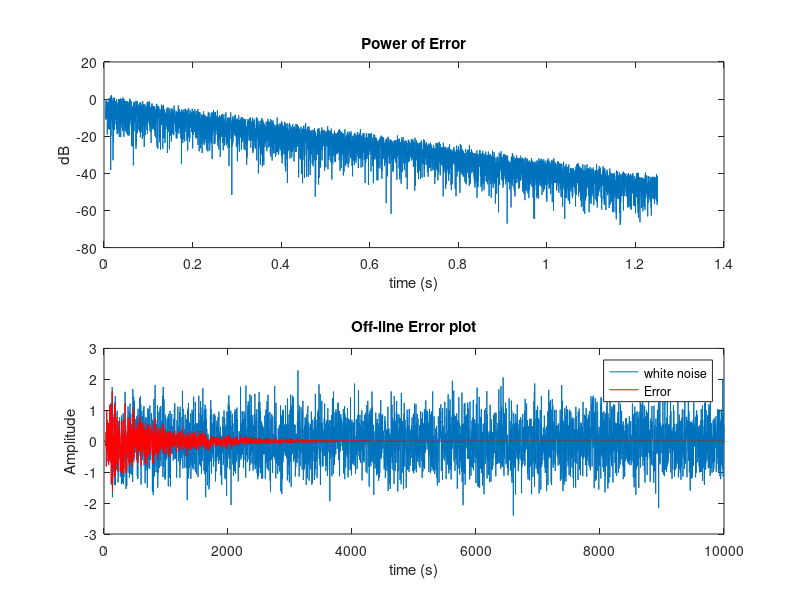
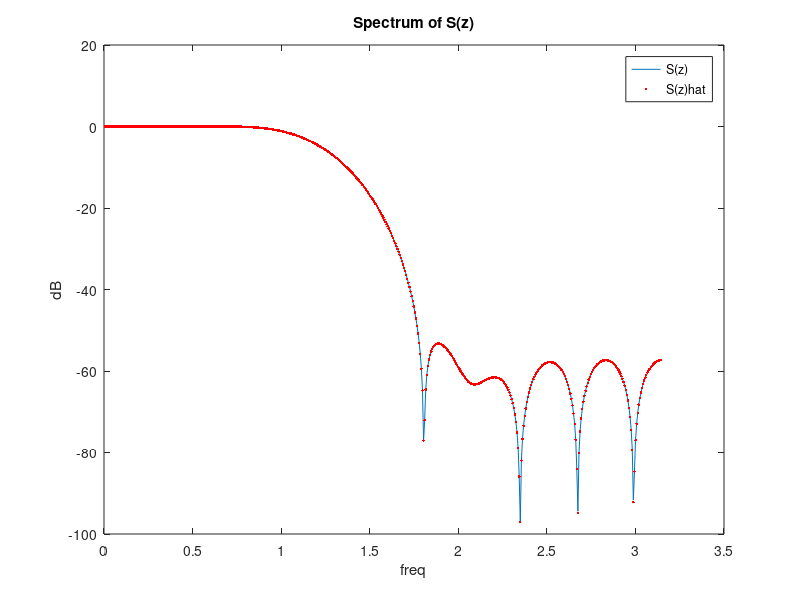
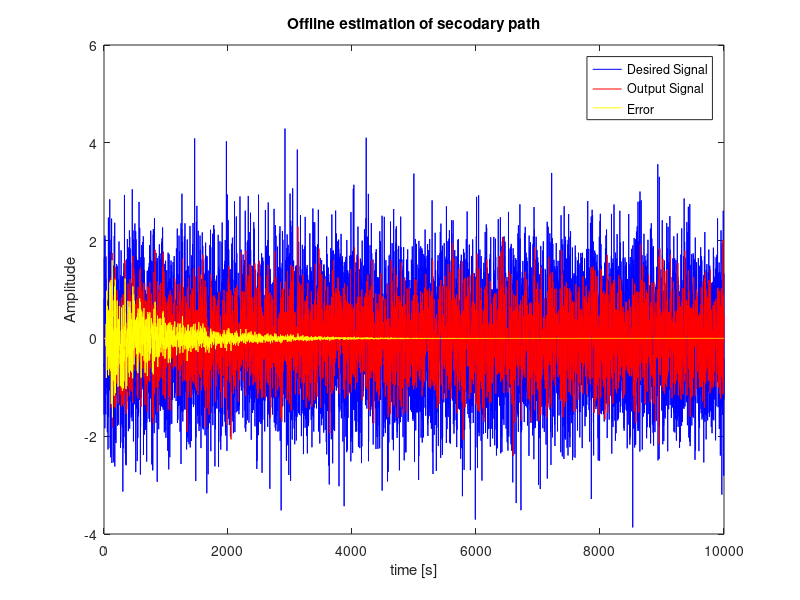
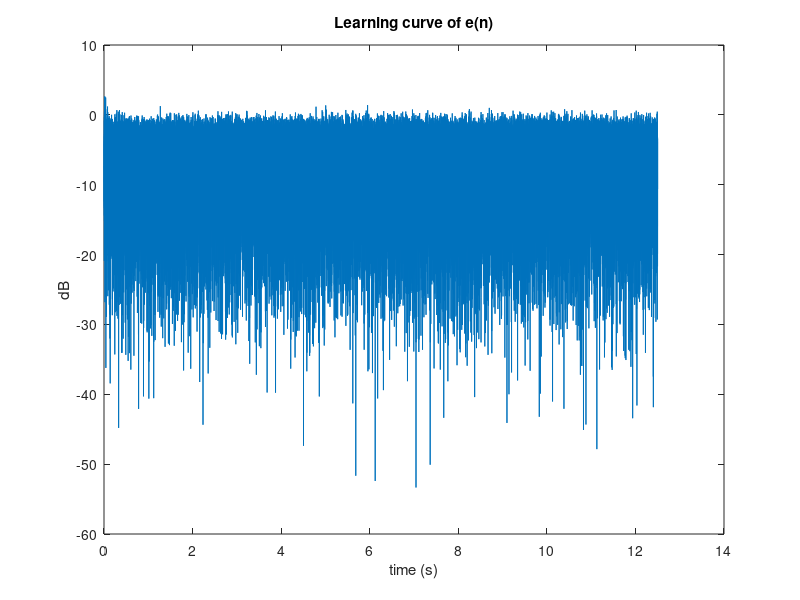

MATLAB code for these plots, in order:
%% Mustafa Oztoprak-Z1883688
%Active Noise Control VOL1
close all, clear all, clc

simulation = input('Input 0 for broadband noise only, 1 for broadband and narrowband noise: ');
play = 0; % play error signal after noise cancellation
verbose_identification = 0; % show residual error and S_hat(z) estimation accuracy

%% Parameters
N = 100000; % number of iterations
M_p = 41; % P(z) order
M = 21; % S(z) order
M_hat = 31; % S_hat(z) order
L = 51; % H(z) order (adaptive control filter)
frequencies = [0.03*pi; 0.06*pi; 0.09*pi]; % sinusoidal noise component
a_r = [2.0; 1.0; 0.5]; % DFCs 
b_r = [-1.0; -0.5; 0.1]; % DFCs
sigma_p = 0.1; % variance of uncorrelated noise affecting e(n)
sigma_w = 1.0; % variance of reference broadband noise component
mu_h = 0.0007; % stepsize of FxLMS (0.1/L = 0.02)


% fast convergence and low-order adaptive filter
% L = 21; mu_h = 0.0018; %(0.1/L = 0.048)
% firework noise when broadband only
% mu_h = 0.01999;
% firework noise when mixed
mu_h = 0.0027;


%% Filters
P = [fir1(M_p-1, 0.4)]'; % primary path P(z)
S = [fir1(M-1, 0.4)]'; % secondary path S(z)
S_hat = zeros(M_hat,1); % secondary path estimation S^(z)
h = zeros(L,1); % adaptive control filter H(z)


%% Signals (see Fig. 1)
p_0 = zeros(N,1); % primary noise
e_0 = zeros(N,1);
e_0_prime = zeros(N,1);
e = zeros(N,1);
y = zeros(N,1);
x_r_hat = zeros(N,1);
v_p = randn(N,1)*sqrt(sigma_p); % uncorrelated noise acting on the error microphone

% compute reference noise x_r(n)
x_r = randn(N,1)*sqrt(sigma_w); % broadband component
if simulation == 1
    q = length(frequencies); % number of frequencies
    time = 1:N;
    for ii = 1:q
        x_a_i = [cos(frequencies(ii)*time)]';
        x_b_i = [sin(frequencies(ii)*time)]';
        x_r = x_r + a_r(ii)*x_a_i + b_r(ii)*x_b_i;
    end
    x_r = x_r/std(x_r);
    % normalise so that the signal power in both simulation is 1
    % bandpower(x_r) == 1 in both cases
    % sqrt(var(x)?y(n)^2/var(y)), which simplifies to std(x)/std(y)
end

%% Identification of S_hat(z)
mu_s = 0.001;
omega = 1; % variance of excitation signal
N_s = 10000;
x_s = randn(N_s,1)*omega; % input noise for identification
d_s = zeros(N_s,1);
y_s = zeros(N_s,1);
e_s = zeros(N_s,1);
disp('Identifying S_hat(z)...')
for n = M_hat+1:N_s
    % compute d_s(n)
    X_s = x_s(n:-1:n-M+1);
    d_s(n) = S'*X_s;
    % compute y_s(n)
    X_s = x_s(n:-1:n-M_hat+1);
    y_s(n) = S_hat'*X_s;
    % compute e(n) and update weights
    e_s(n) = d_s(n) - y_s(n);
    S_hat = S_hat + mu_s*e_s(n)*X_s;
end
disp('Identification complete.')
Fs=8000;

figure
subplot(211);
plot(1/Fs:1/Fs:length(e_s)/Fs,10*log10(e_s));
xlabel('time (s)');
ylabel('dB');
title('Power of Error');

subplot(212);
plot(d_s);
hold on;
plot(e_s,'r');
title('Off-line Error plot');
xlabel('time (s)');
ylabel('Amplitude');
legend('white noise','Error');

[Hs ws]=freqz(S,1);
[Hes wes]=freqz(S_hat,1);
figure
plot(pi/512:pi/512:pi,20*log10(abs(Hs)));
hold on 
plot(pi/512:pi/512:pi,20*log10(abs(Hes)),'r.');
xlabel('freq');
ylabel('dB');
title('Spectrum of S(z)');
legend('S(z)','S(z)hat')
 figure
 plot(x_s);
 hold on 
plot(d_s)
hold on
plot(e_s)
lines =findall(gcf,'type','line');
set(lines(1),'color','yellow');
  set(lines(2),'color','red');
  set(lines(3),'color','blue');
  title('Offline estimation of secodary path');
xlabel('time [s]');
ylabel('Amplitude');
legend('Desired Signal','Output Signal','Error')
%% Algorithm (conventional broadband ANC)
first_sample = max([M_p, M, L, M_hat]);
for n = first_sample:N
    % compute primary noise p_0(n)
    X_r = x_r(n:-1:n-M_p+1);
    p_0(n) = P'*X_r;
    
    % compute y(n)
    X_r = x_r(n:-1:n-L+1);
    y(n) = h'*X_r;
    
    e_0(n) = p_0(n) - y(n);
    
    % compute e_0_prime(n)
    E_0 = e_0(n:-1:n-M+1);
    e_0_prime(n) = S'*E_0;
    
    e(n) = e_0_prime(n) + v_p(n); % add (uncorrelated) measurement noise
    
    % compute reference signal
    X_r = x_r(n:-1:n-M_hat+1);
    x_r_hat(n) = S_hat'*X_r;
    
    % update filter
    X_r_hat = x_r_hat(n:-1:n-L+1);
    h = h + mu_h*e(n)*X_r_hat;
    
    if e(n) > 5 % diverging
       disp(['out at ', num2str(n)]), return
    end
end

figure

plot(1/Fs:1/Fs:N/Fs,10*log10(e))
title('Learning curve of e(n)');    
xlabel('time (s)');
ylabel('dB');



%{d
figure
res_pow = e(first_sample:end).^2;
res_pow(res_pow < sigma_p/100) = sigma_p/100;
subplot(211), plot(20*log10(res_pow))
xlabel('time'), ylabel('dB'), title('Residual noise power')
subplot(212), plot(e(first_sample:end))
xlabel('time'), ylabel('linear'), title('Residual noise')
%}

 figure
 Spec_e2=fft(e(end-4096:end),1024);
Spec_d2=fft(x_r(end-4096:end),1024);
 Fs=8000;
plot(Fs/1024:Fs/1024:length(Spec_d2)/2*Fs/1024,20*log10(abs(Spec_d2(1:512))));
hold on
plot(Fs/1024:Fs/1024:length(Spec_e2)/2*Fs/1024,20*log10(abs(Spec_e2(1:512))),'r');
title('Power Spectrum ')
xlabel('Freq (Hz)');
ylabel('dB');
legend('Original signal','Error'); 

%{
figure
[~,F,T,P] = spectrogram(e);
imagesc(T,F,10*log(abs(P))), colorbar
%}

if play == 1
    sound(e(first_sample*2:end), 20000)
end
